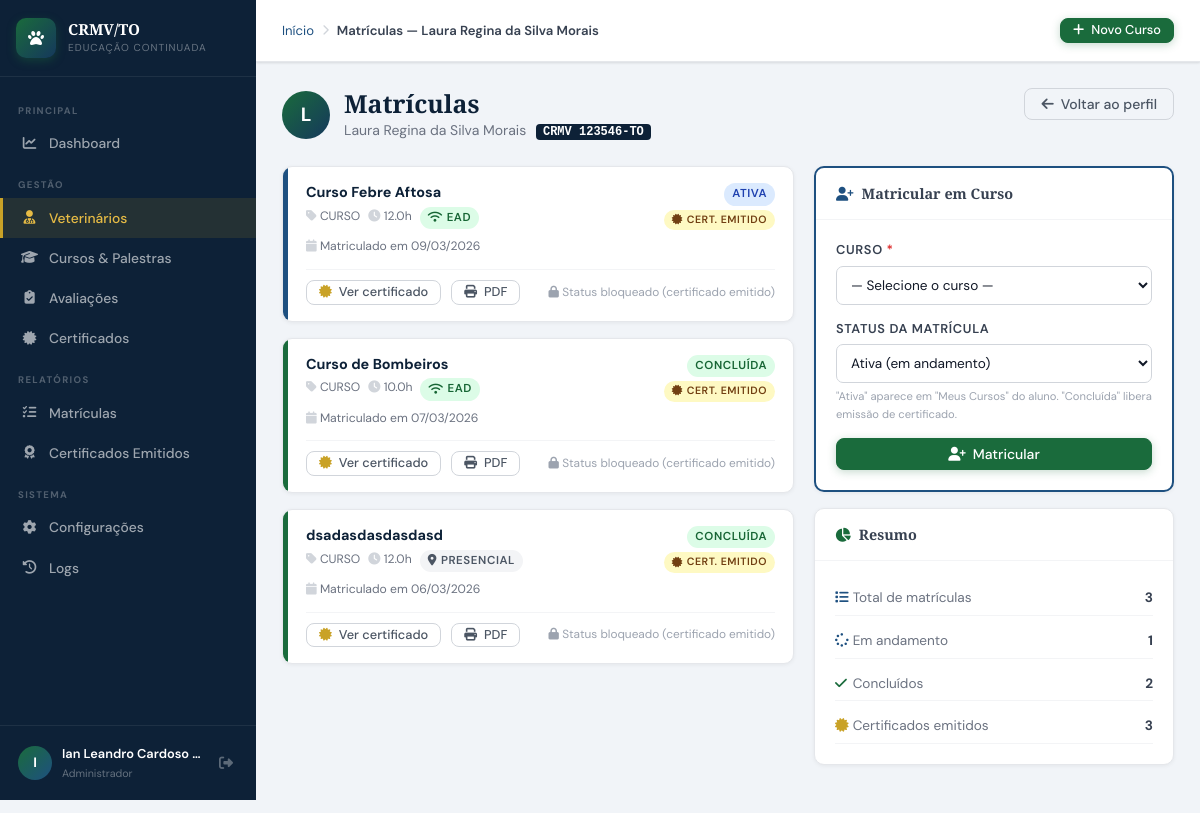
Page /admin/usuarios/matriculas.php?id=3 (signed in) on the committed database.
### tables this page shows
CREATE TABLE `tbl_usuarios` (
  `usuario_id` int(10) UNSIGNED NOT NULL,
  `perfil_id` int(10) UNSIGNED NOT NULL DEFAULT 2,
  `nome_completo` varchar(150) NOT NULL,
  `cpf` varchar(14) DEFAULT NULL,
  `rg` varchar(20) DEFAULT NULL,
  `data_nascimento` date DEFAULT NULL,
  `sexo` enum('M','F','O') DEFAULT NULL,
  `email` varchar(150) NOT NULL,
  `telefone` varchar(20) DEFAULT NULL,
  `celular` varchar(20) DEFAULT NULL,
  `crmv_numero` varchar(20) DEFAULT NULL,
  `crmv_uf` char(2) NOT NULL DEFAULT 'TO',
  `especialidade` varchar(100) DEFAULT NULL,
  `instituicao` varchar(150) DEFAULT NULL,
  `cep` varchar(9) DEFAULT NULL,
  `logradouro` varchar(150) DEFAULT NULL,
  `numero` varchar(10) DEFAULT NULL,
  `complemento` varchar(80) DEFAULT NULL,
  `bairro` varchar(80) DEFAULT NULL,
  `cidade` varchar(80) DEFAULT NULL,
  `uf` char(2) DEFAULT NULL,
  `senha_hash` varchar(255) NOT NULL,
  `senha_salt` varchar(64) NOT NULL,
  `token_reset` varchar(100) DEFAULT NULL,
  `token_expira` datetime DEFAULT NULL,
  `ultimo_acesso` datetime DEFAULT NULL,
  `tentativas_login` tinyint(4) NOT NULL DEFAULT 0,
  `bloqueado_ate` datetime DEFAULT NULL,
  `ativo` tinyint(1) NOT NULL DEFAULT 1,
  `foto_perfil` varchar(200) DEFAULT NULL,
  `criado_em` datetime NOT NULL DEFAULT current_timestamp(),
  `atualizado_em` datetime DEFAULT NULL ON UPDATE current_timestamp(),
  `criado_por` int(10) UNSIGNED DEFAULT NULL
);

CREATE TABLE `tbl_matriculas` (
  `matricula_id` int(10) UNSIGNED NOT NULL,
  `usuario_id` int(10) UNSIGNED NOT NULL,
  `curso_id` int(10) UNSIGNED NOT NULL,
  `status` enum('ATIVA','CONCLUIDA','CANCELADA','REPROVADO') NOT NULL DEFAULT 'ATIVA',
  `nota_final` decimal(5,2) DEFAULT NULL,
  `presenca_percent` decimal(5,2) DEFAULT NULL,
  `certificado_gerado` tinyint(1) NOT NULL DEFAULT 0,
  `certificado_codigo` varchar(20) DEFAULT NULL,
  `certificado_emitido_em` datetime DEFAULT NULL,
  `progresso_ead` tinyint(4) NOT NULL DEFAULT 0,
  `matriculado_em` datetime NOT NULL DEFAULT current_timestamp(),
  `atualizado_em` datetime DEFAULT NULL ON UPDATE current_timestamp()
);

CREATE TABLE `tbl_cursos` (
  `curso_id` int(10) UNSIGNED NOT NULL,
  `categoria_id` int(10) UNSIGNED DEFAULT NULL,
  `titulo` varchar(200) NOT NULL,
  `descricao` text DEFAULT NULL,
  `capa` varchar(120) DEFAULT NULL,
  `observacoes` text DEFAULT NULL,
  `tipo` enum('CURSO','PALESTRA','WORKSHOP','CONGRESSO','WEBINAR') NOT NULL DEFAULT 'CURSO',
  `modalidade` enum('PRESENCIAL','EAD','HIBRIDO') NOT NULL DEFAULT 'PRESENCIAL',
  `carga_horaria` decimal(5,1) NOT NULL DEFAULT 0.0,
  `vagas` smallint(6) DEFAULT NULL,
  `data_inicio` date DEFAULT NULL,
  `data_fim` date DEFAULT NULL,
  `horario` varchar(100) DEFAULT NULL,
  `local_nome` varchar(150) DEFAULT NULL,
  `local_cidade` varchar(80) DEFAULT NULL,
  `local_uf` char(2) DEFAULT 'TO',
  `local_endereco` varchar(200) DEFAULT NULL,
  `link_ead` varchar(300) DEFAULT NULL,
  `youtube_id` varchar(30) DEFAULT NULL,
  `valor` decimal(8,2) NOT NULL DEFAULT 0.00,
  `status` enum('RASCUNHO','PUBLICADO','ENCERRADO','CANCELADO') NOT NULL DEFAULT 'RASCUNHO',
  `cert_modelo` text DEFAULT NULL,
  `cert_conteudo_programatico` mediumtext DEFAULT NULL COMMENT 'HTML do conteúdo programático (verso do certificado)',
  `cert_validade` smallint(6) DEFAULT NULL,
  `cert_obs` text DEFAULT NULL COMMENT 'Observação interna do certificado (não aparece impresso)',
  `ativo` tinyint(1) NOT NULL DEFAULT 1,
  `criado_em` datetime NOT NULL DEFAULT current_timestamp(),
  `atualizado_em` datetime DEFAULT NULL ON UPDATE current_timestamp(),
  `criado_por` int(10) UNSIGNED DEFAULT NULL,
  `instrutor_id` int(11) DEFAULT NULL,
  `requer_avaliacao` tinyint(1) NOT NULL DEFAULT 0,
  `avaliacao_com_nota` tinyint(1) NOT NULL DEFAULT 0,
  `nota_minima` decimal(5,2) NOT NULL DEFAULT 70.00,
  `tentativas_maximas` tinyint(4) NOT NULL DEFAULT 3,
  `cert_frente_html` text DEFAULT NULL,
  `cert_verso_html` text DEFAULT NULL
);

### admin/usuarios/matriculas.php (the view, shortened to what the rows shown need)
<?php
require_once __DIR__ . '/../../includes/conexao.php';
$usuario_id = (int)($_GET['id'] ?? 0);
$usuario = dbQueryOne(
    "SELECT usuario_id, nome_completo, email, crmv_numero, crmv_uf, ativo
     FROM tbl_usuarios WHERE usuario_id = ? AND perfil_id = 2",
    [$usuario_id]
);
$matriculas = dbQuery(
    "SELECT m.matricula_id, m.status, m.nota_final, m.progresso_ead,
            m.certificado_gerado, m.certificado_codigo, m.certificado_emitido_em,
            m.matriculado_em, m.atualizado_em,
            c.curso_id, c.titulo, c.tipo, c.modalidade, c.carga_horaria,
            c.data_inicio, c.data_fim, c.status AS curso_status
     FROM tbl_matriculas m
     INNER JOIN tbl_cursos c ON m.curso_id = c.curso_id
     WHERE m.usuario_id = ?
     ORDER BY m.matriculado_em DESC",
    [$usuario_id]
);
$pageTitulo  = 'Matrículas — ' . $usuario['nome_completo'];
require_once __DIR__ . '/../../includes/layout.php';
?>
<div class="pg-header">
    <div class="pg-header-row">
        <div style="display:flex;align-items:center;gap:14px">
            <div class="avatar-circulo" style="width:48px;height:48px;font-size:1.2rem;flex-shrink:0">
                <?= primeiraLetra($usuario['nome_completo']) ?>
            </div>
            <div>
                <h1 class="pg-titulo" style="margin:0">Matrículas</h1>
                <p class="pg-subtitulo" style="margin:0">
                    <?= htmlspecialchars($usuario['nome_completo']) ?>
                    <?php if ($usuario['crmv_numero']): ?>
                    <span style="font-family:monospace;font-weight:700;background:var(--azul-esc);color:#fff;padding:1px 7px;border-radius:4px;font-size:.75rem;margin-left:6px">
                        CRMV <?= htmlspecialchars($usuario['crmv_numero']) ?>-<?= htmlspecialchars($usuario['crmv_uf']) ?>
                    </span>
                    <?php endif; ?>
                </p>
            </div>
        </div>
    </div>
</div>
<div style="display:grid;grid-template-columns:1fr 360px;gap:20px;align-items:start">
    <div style="display:flex;flex-direction:column;gap:16px">
        <?php if (empty($matriculas)): ?>
        <div class="card">
            <div class="vazio" style="padding:60px">
                <i class="fa-solid fa-graduation-cap"></i>
                <h3>Nenhuma matrícula</h3>
                <p>Este veterinário ainda não está inscrito em nenhum curso.<br>
                   Use o formulário ao lado para matriculá-lo.</p>
            </div>
        </div>
        <?php else: ?>
        <?php foreach ($matriculas as $mat): ?>
        <div class="card" style="overflow:hidden">
            <div style="display:flex;align-items:stretch;gap:0">
                <div style="width:5px;flex-shrink:0;background:<?= match($mat['status']) {
                    'ATIVA'     => 'var(--azul-clr)',
                    'CONCLUIDA' => 'var(--verde)',
                    'CANCELADA','REPROVADO' => 'var(--verm)',
                    default     => 'var(--c300)'
                } ?>"></div>
                <div style="flex:1;padding:16px 18px;min-width:0">
                    <div style="display:flex;align-items:flex-start;justify-content:space-between;gap:12px;flex-wrap:wrap">
                        <div style="flex:1;min-width:0">
                            <div style="font-weight:700;font-size:.9rem;color:var(--azul-esc);line-height:1.3;margin-bottom:5px">
                                <?= htmlspecialchars($mat['titulo']) ?>
                            </div>
                            <div style="display:flex;flex-wrap:wrap;gap:8px;font-size:.76rem;color:var(--c500)">
                                <span><i class="fa-solid fa-tag" style="color:var(--c300)"></i> <?= $mat['tipo'] ?></span>
                                <span><i class="fa-solid fa-clock" style="color:var(--c300)"></i> <?= $mat['carga_horaria'] ?>h</span>
                                <?= badgeModalidade($mat['modalidade']) ?>
                                <span><i class="fa-solid fa-calendar" style="color:var(--c300)"></i> Matriculado em <?= fmtData($mat['matriculado_em']) ?></span>
                            </div>
                        </div>
                        <div style="display:flex;flex-direction:column;align-items:flex-end;gap:4px;flex-shrink:0">
                            <?= badgeStatus($mat['status']) ?>
                            <?php if ($mat['certificado_gerado']): ?>
                            <span class="badge b-ouro" style="font-size:.66rem">
                                <i class="fa-solid fa-certificate"></i> Cert. emitido
                            </span>
                            <?php endif; ?>
                        </div>
                    </div>
                    <div style="display:flex;align-items:center;gap:10px;margin-top:12px;
                                padding-top:10px;border-top:1px solid var(--c100);flex-wrap:wrap">
                        <?php if ($mat['certificado_gerado']): ?>
                        <a href="/crmv/admin/certificados/ver.php?codigo=<?= urlencode($mat['certificado_codigo']) ?>"
                           class="btn btn-ghost btn-sm">
                            <i class="fa-solid fa-certificate" style="color:var(--ouro)"></i> Ver certificado
                        </a>
                        <a href="/crmv/admin/certificados/imprimir.php?codigo=<?= urlencode($mat['certificado_codigo']) ?>"
                           target="_blank" class="btn btn-ghost btn-sm">
                            <i class="fa-solid fa-print"></i> PDF
                        </a>
                        <?php endif; ?>
                        <?php if (!$mat['certificado_gerado']): ?>
                        <form method="POST" style="display:flex;align-items:center;gap:6px;margin-left:auto">
                            <input type="hidden" name="acao"         value="alterar_status">
                            <input type="hidden" name="matricula_id" value="<?= $mat['matricula_id'] ?>">
                            <select name="novo_status"
                                style="padding:5px 8px;border:1.5px solid var(--c300);border-radius:6px;
                                       font-size:.78rem;font-family:inherit;height:30px;outline:none;cursor:pointer">
                                <?php foreach (['ATIVA'=>'Ativa','CONCLUIDA'=>'Concluída','CANCELADA'=>'Cancelada','REPROVADO'=>'Reprovado'] as $v => $l): ?>
                                <option value="<?= $v ?>" <?= $mat['status']===$v ? 'selected' : '' ?>><?= $l ?></option>
                                <?php endforeach; ?>
                            </select>
                            <input type="number" name="nota_final" step="0.1" min="0" max="10"
                                value="<?= $mat['nota_final'] ?? '' ?>"
                                placeholder="Nota"
                                style="width:70px;padding:5px 7px;border:1.5px solid var(--c300);
                                       border-radius:6px;font-size:.78rem;font-family:inherit;height:30px;outline:none">
                            <button type="submit" class="btn btn-secundario btn-sm" style="height:30px">
                                <i class="fa-solid fa-floppy-disk"></i> Salvar
                            </button>
                        </form>
                        <?php else: ?>
                        <div style="margin-left:auto;font-size:.74rem;color:var(--c400)">
                            <i class="fa-solid fa-lock"></i>
                            Status bloqueado (certificado emitido)
                        </div>
                        <?php endif; ?>
                    </div>
                </div>
            </div>
        </div>
        <?php endforeach; ?>
        <?php endif; ?>
    </div>
</div>
<?php require_once __DIR__ . '/../../includes/layout_footer.php'; ?>

### includes/layout.php (shortened to what the rows shown need)
<!DOCTYPE html>
<html lang="pt-BR">
<head>
<link rel="stylesheet" href="https://cdnjs.cloudflare.com/ajax/libs/font-awesome/6.5.1/css/all.min.css">
<link rel="stylesheet" href="/crmv/assets/css/admin.css">
</head>
<body>
<div class="main-wrapper">
    <header class="topbar">
        <div class="topbar-breadcrumb">
            <a href="/crmv/admin/dashboard.php">Início</a>
            <?php if (($pageTitulo ?? '') !== 'Dashboard'): ?>
            <i class="fa-solid fa-chevron-right sep"></i>
            <span class="atual"><?= htmlspecialchars($pageTitulo ?? '') ?></span>
            <?php endif; ?>
        </div>
    </header>
    <main class="pagina">

### includes/conexao.php (shortened to what the rows shown need)
<?php
function getConn(): PDO {
    static $pdo = null;
    if ($pdo === null) {
        try {
            $dsn = "mysql:host=" . DB_HOST . ";port=" . DB_PORT . ";dbname=" . DB_NAME . ";charset=utf8mb4";
            $pdo = new PDO($dsn, DB_USER, DB_PASS, [
                PDO::ATTR_ERRMODE            => PDO::ERRMODE_EXCEPTION,
                PDO::ATTR_DEFAULT_FETCH_MODE => PDO::FETCH_ASSOC,
                PDO::ATTR_EMULATE_PREPARES   => false,
            ]);
        } catch (PDOException $e) {
            die('<div style="font-family:monospace;background:#fee2e2;color:#7f1d1d;padding:20px;margin:20px;border-radius:8px">
                <strong>Erro de conexão com o banco:</strong><br>' . htmlspecialchars($e->getMessage()) . '
                <br><br>Verifique se o XAMPP está rodando e o banco <strong>' . DB_NAME . '</strong> foi criado.
            </div>');
        }
    }
    return $pdo;
}
function dbQuery(string $sql, array $params = []): array {
    $stmt = getConn()->prepare($sql);
    $stmt->execute($params);
    return $stmt->fetchAll();
}
function dbQueryOne(string $sql, array $params = []): array|false {
    $stmt = getConn()->prepare($sql);
    $stmt->execute($params);
    return $stmt->fetch();
}
function primeiraLetra(string $nome): string {
    return mb_strtoupper(mb_substr(trim($nome), 0, 1));
}
function fmtData(?string $d): string {
    try { return (new DateTime($d))->format('d/m/Y'); }
    catch (Exception) { return '-'; }
}
function badgeModalidade(string $mod): string {
    return match(strtoupper(trim($mod))) {
        'EAD'       => '<span class="badge b-verde"><i class="fa-solid fa-wifi"></i> EAD</span>',
        'HIBRIDO'   => '<span class="badge b-ouro"><i class="fa-solid fa-layer-group"></i> Híbrido</span>',
        'PRESENCIAL'=> '<span class="badge b-cinza"><i class="fa-solid fa-map-marker-alt"></i> Presencial</span>',
        default     => '<span class="badge b-cinza">' . htmlspecialchars($mod) . '</span>',
    };
}
function badgeStatus(string $status): string {
    return match(strtoupper(trim($status))) {
        'PUBLICADO' => '<span class="badge b-verde">Publicado</span>',
        'RASCUNHO'  => '<span class="badge b-cinza">Rascunho</span>',
        'ENCERRADO' => '<span class="badge b-verm">Encerrado</span>',
        'CANCELADO' => '<span class="badge b-verm">Cancelado</span>',
        'ATIVA'     => '<span class="badge b-azul">Ativa</span>',
        'CONCLUIDA' => '<span class="badge b-verde">Concluída</span>',
        'REPROVADO' => '<span class="badge b-verm">Reprovado</span>',
        default     => '<span class="badge b-cinza">' . htmlspecialchars($status) . '</span>',
    };
}

### rows in the picture
tbl_usuarios: nome_completo "Matrículas — Laura Regina da Silva Morais", nome_completo "L", nome_completo "Laura Regina da Silva Morais", crmv_numero "123546", crmv_uf "TO"
tbl_matriculas: curso.titulo "Curso Febre Aftosa", curso.tipo "CURSO", curso.carga_horaria "12.0", curso.modalidade "EAD", matriculado_em "09/03/2026", status "ATIVA", certificado_gerado 1 (drawn)
tbl_matriculas: curso.titulo "Curso de Bombeiros", curso.tipo "CURSO", curso.carga_horaria "10.0", curso.modalidade "EAD", matriculado_em "07/03/2026", status "CONCLUÍDA", certificado_gerado 1 (drawn)
tbl_matriculas: curso.titulo "dsadasdasdasdasd", curso.tipo "CURSO", curso.carga_horaria "12.0", curso.modalidade "PRESENCIAL", matriculado_em "06/03/2026", status "CONCLUÍDA", certificado_gerado 1 (drawn)

### other values in the picture
primeiraLetra($_SESSION['usr_nome'] ?? 'A') "I"
truncaTexto($_SESSION['usr_nome'] ?? '', 22) "Ian Leandro Cardoso…"
$rot "Total de matrículas"
$val "3"
$rot "Em andamento"
$val "1"
$rot "Concluídos"
$val "2"
$rot "Certificados emitidos"
